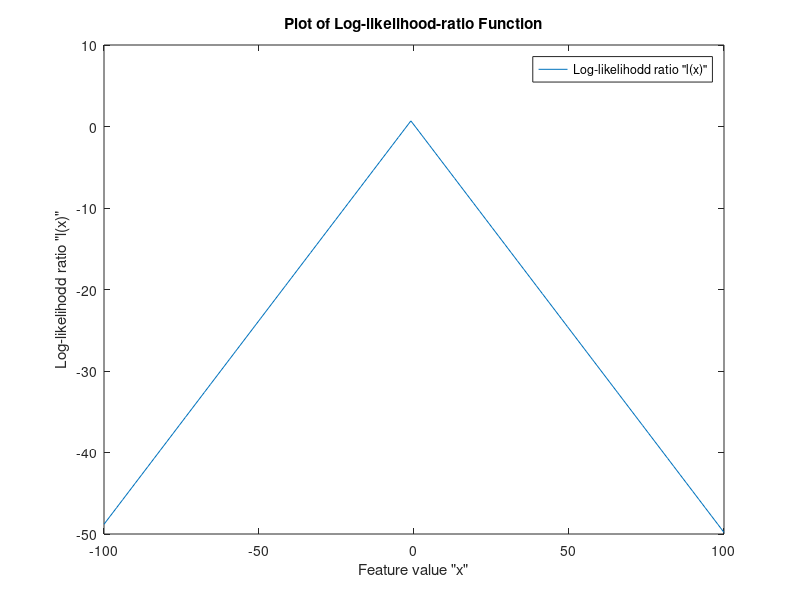

Write the MATLAB code that produced this figure.
clc;
clear all;

%all the defined values of a1 b1 a2 b2
a1=0;
a2=1;
b1=1;
b2=2;

%Generating Feature Value x with linspace from -100 to 100
x1=linspace(-100,100);

% Using Reduced form of loglikelihood Ratio
lx = log(b2/b1)+ abs((x1-a2)/b2)-abs((x1-a1)/b1)

%Ploting Log-likelihood ratio
figure(1)
plot(x1,lx)
title('Plot of Log-likelihood-ratio Function')
xlabel('Feature value "x"')
ylabel('Log-likelihodd ratio "l(x)"')
legend({'Log-likelihodd ratio "l(x)"'},'Location','northeast')
